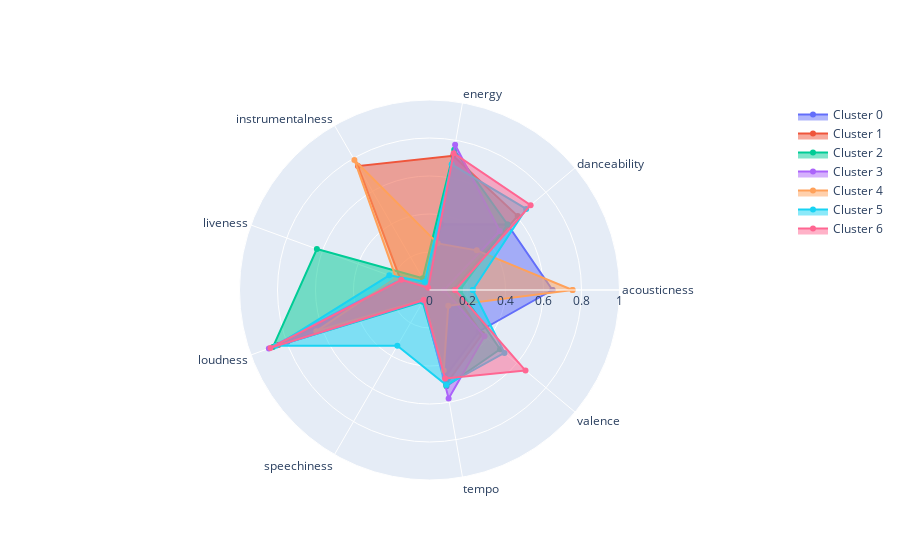

Notebook code cell kept with this figure:
### Code cell
fig = go.Figure()

angles = list(values_df.columns[4:])
angles.append(angles[0])

layoutdict = dict(
            radialaxis=dict(
            visible=True,
            range=[0, 1]
            ))

for i in range(n_clusters):
    subset = values_df[values_df['cluster'] == i]
    data = [np.mean(subset[col]) for col in subset.columns[4:]]
    data.append(data[0])
    fig.add_trace(go.Scatterpolar(
        r=data,
        theta=angles,
        fill='toself',
        name="Cluster " + str(i)))
    
fig.update_layout(
        polar=layoutdict,
        showlegend=True
        )
fig.show()
#     fig.write_image('./visualizations/cluster' + str(i) + '.png')

### Figure 1 — Plotly figure (JSON) as saved in the notebook; plotly's stock layout.template omitted (floating-point values rounded to 4 significant figures)
{"data": [{"fill": "toself", "name": "Cluster 0", "r": [0.6475, 0.5361, 0.3514, 0.0277, 0.1393, 0.7952, 0.04594, 0.4641, 0.3395, 0.6475], "theta": ["acousticness", "danceability", "energy", "instrumentalness", "liveness", "loudness", "speechiness", "tempo", "valence", "acousticness"], "type": "scatterpolar"}, {"fill": "toself", "name": "Cluster 1", "r": [0.1207, 0.6061, 0.7173, 0.7531, 0.1632, 0.8465, 0.05937, 0.5036, 0.3613, 0.1207], "theta": ["acousticness", "danceability", "energy", "instrumentalness", "liveness", "loudness", "speechiness", "tempo", "valence", "acousticness"], "type": "scatterpolar"}, {"fill": "toself", "name": "Cluster 2", "r": [0.1603, 0.536, 0.7497, 0.07101, 0.6309, 0.8764, 0.07183, 0.5143, 0.485, 0.1603], "theta": ["acousticness", "danceability", "energy", "instrumentalness", "liveness", "loudness", "speechiness", "tempo", "valence", "acousticness"], "type": "scatterpolar"}, {"fill": "toself", "name": "Cluster 3", "r": [0.07776, 0.483, 0.7761, 0.02176, 0.1633, 0.8997, 0.06425, 0.5802, 0.3778, 0.07776], "theta": ["acousticness", "danceability", "energy", "instrumentalness", "liveness", "loudness", "speechiness", "tempo", "valence", "acousticness"], "type": "scatterpolar"}, {"fill": "toself", "name": "Cluster 4", "r": [0.7529, 0.3245, 0.2492, 0.7905, 0.1876, 0.6341, 0.05821, 0.4308, 0.1292, 0.7529], "theta": ["acousticness", "danceability", "energy", "instrumentalness", "liveness", "loudness", "speechiness", "tempo", "valence", "acousticness"], "type": "scatterpolar"}, {"fill": "toself", "name": "Cluster 5", "r": [0.2279, 0.6642, 0.6716, 0.04973, 0.2251, 0.8597, 0.3384, 0.5083, 0.5148, 0.2279], "theta": ["acousticness", "danceability", "energy", "instrumentalness", "liveness", "loudness", "speechiness", "tempo", "valence", "acousticness"], "type": "scatterpolar"}, {"fill": "toself", "name": "Cluster 6", "r": [0.1353, 0.6947, 0.7306, 0.01329, 0.1579, 0.8908, 0.06067, 0.4728, 0.6595, 0.1353], "theta": ["acousticness", "danceability", "energy", "instrumentalness", "liveness", "loudness", "speechiness", "tempo", "valence", "acousticness"], "type": "scatterpolar"}], "layout": {"polar": {"radialaxis": {"range": [0, 1], "visible": true}}, "showlegend": true}}
